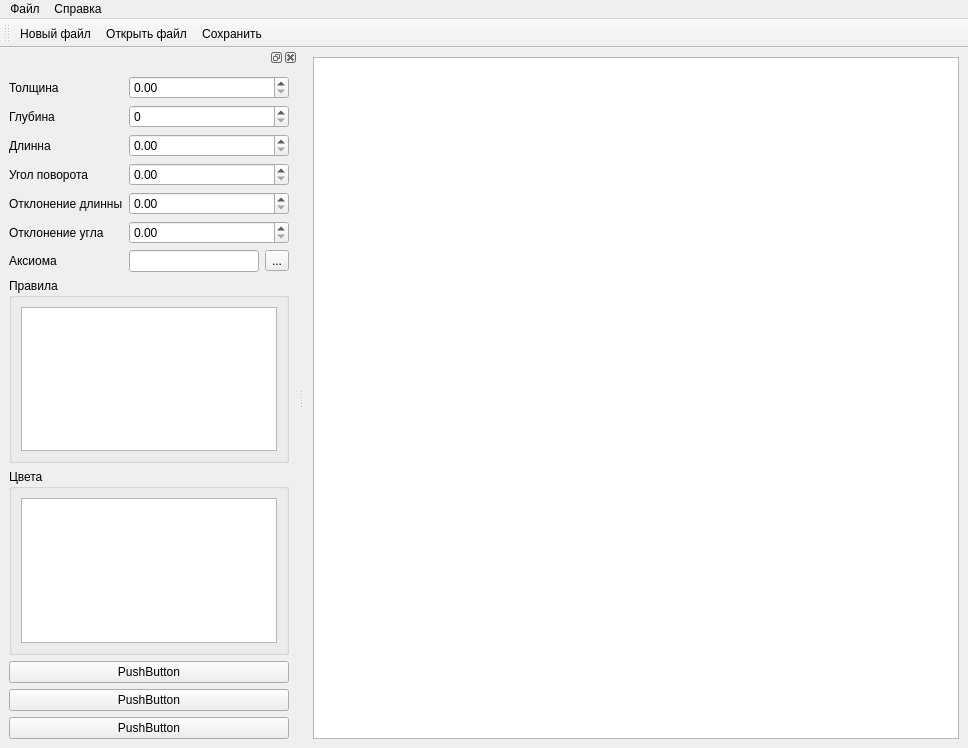
<?xml version="1.0" encoding="UTF-8"?>
<ui version="4.0">
 <class>MainWindow</class>
 <widget class="QMainWindow" name="MainWindow">
  <property name="geometry">
   <rect>
    <x>0</x>
    <y>0</y>
    <width>968</width>
    <height>748</height>
   </rect>
  </property>
  <property name="contextMenuPolicy">
   <enum>Qt::NoContextMenu</enum>
  </property>
  <property name="acceptDrops">
   <bool>false</bool>
  </property>
  <property name="windowTitle">
   <string>MainWindow</string>
  </property>
  <widget class="QWidget" name="central_widget">
   <layout class="QVBoxLayout" name="verticalLayout">
    <item>
     <widget class="QGraphicsView" name="graphics_View"/>
    </item>
   </layout>
  </widget>
  <widget class="QDockWidget" name="dock_Widget">
   <property name="allowedAreas">
    <set>Qt::LeftDockWidgetArea|Qt::RightDockWidgetArea</set>
   </property>
   <attribute name="dockWidgetArea">
    <number>1</number>
   </attribute>
   <widget class="QWidget" name="dock_Widget_Contents">
    <layout class="QVBoxLayout" name="verticalLayout_2">
     <item>
      <layout class="QFormLayout" name="form_layout">
       <item row="0" column="0">
        <widget class="QLabel" name="label_line_width">
         <property name="text">
          <string>Толщина</string>
         </property>
        </widget>
       </item>
       <item row="0" column="1">
        <widget class="QDoubleSpinBox" name="line_width"/>
       </item>
       <item row="1" column="0">
        <widget class="QLabel" name="label">
         <property name="text">
          <string>Глубина</string>
         </property>
        </widget>
       </item>
       <item row="1" column="1">
        <widget class="QSpinBox" name="number_of_iter"/>
       </item>
       <item row="2" column="0">
        <widget class="QLabel" name="label_2">
         <property name="text">
          <string>Длинна</string>
         </property>
        </widget>
       </item>
       <item row="2" column="1">
        <widget class="QDoubleSpinBox" name="line_length"/>
       </item>
       <item row="3" column="0">
        <widget class="QLabel" name="label_3">
         <property name="text">
          <string>Угол поворота</string>
         </property>
        </widget>
       </item>
       <item row="3" column="1">
        <widget class="QDoubleSpinBox" name="rotation_angle"/>
       </item>
       <item row="4" column="0">
        <widget class="QLabel" name="label_4">
         <property name="text">
          <string>Отклонение длинны</string>
         </property>
        </widget>
       </item>
       <item row="4" column="1">
        <widget class="QDoubleSpinBox" name="length_deviation"/>
       </item>
       <item row="5" column="0">
        <widget class="QLabel" name="label_5">
         <property name="text">
          <string>Отклонение угла</string>
         </property>
        </widget>
       </item>
       <item row="5" column="1">
        <widget class="QDoubleSpinBox" name="rotation_angle_deviation"/>
       </item>
       <item row="6" column="0">
        <widget class="QLabel" name="label_6">
         <property name="text">
          <string>Аксиома</string>
         </property>
        </widget>
       </item>
       <item row="6" column="1">
        <layout class="QHBoxLayout" name="horizontalLayout">
         <item>
          <widget class="QLineEdit" name="axiom"/>
         </item>
         <item>
          <widget class="QToolButton" name="text_editing">
           <property name="text">
            <string>...</string>
           </property>
          </widget>
         </item>
        </layout>
       </item>
      </layout>
     </item>
     <item>
      <widget class="QGroupBox" name="groupBox">
       <property name="title">
        <string>Правила</string>
       </property>
       <layout class="QVBoxLayout" name="_3">
        <item>
         <widget class="MText_list_Widget" name="rules_list">
          <property name="contextMenuPolicy">
           <enum>Qt::CustomContextMenu</enum>
          </property>
          <property name="dragDropMode">
           <enum>QAbstractItemView::InternalMove</enum>
          </property>
         </widget>
        </item>
       </layout>
      </widget>
     </item>
     <item>
      <widget class="QGroupBox" name="groupBox_2">
       <property name="title">
        <string>Цвета</string>
       </property>
       <layout class="QVBoxLayout" name="_2">
        <item>
         <widget class="MColor_list_Widget" name="colors_list">
          <property name="contextMenuPolicy">
           <enum>Qt::CustomContextMenu</enum>
          </property>
          <property name="dragDropMode">
           <enum>QAbstractItemView::InternalMove</enum>
          </property>
         </widget>
        </item>
       </layout>
      </widget>
     </item>
     <item>
      <widget class="QPushButton" name="start_button">
       <property name="text">
        <string>PushButton</string>
       </property>
      </widget>
     </item>
     <item>
      <widget class="QPushButton" name="stop_button">
       <property name="text">
        <string>PushButton</string>
       </property>
      </widget>
     </item>
     <item>
      <widget class="QPushButton" name="clear_button">
       <property name="text">
        <string>PushButton</string>
       </property>
      </widget>
     </item>
    </layout>
   </widget>
  </widget>
  <widget class="QMenuBar" name="menuBar">
   <property name="geometry">
    <rect>
     <x>0</x>
     <y>0</y>
     <width>968</width>
     <height>22</height>
    </rect>
   </property>
   <widget class="QMenu" name="file_menu">
    <property name="title">
     <string>Файл</string>
    </property>
    <widget class="QMenu" name="menu_3">
     <property name="title">
      <string>Недавно открытые</string>
     </property>
    </widget>
    <addaction name="action_new_file"/>
    <addaction name="action_open_file"/>
    <addaction name="menu_3"/>
    <addaction name="separator"/>
    <addaction name="action_save_file"/>
    <addaction name="action_save_file_as"/>
    <addaction name="action_save_image"/>
    <addaction name="separator"/>
    <addaction name="action_escape"/>
   </widget>
   <widget class="QMenu" name="about_menu">
    <property name="title">
     <string>Справка</string>
    </property>
    <addaction name="action_about_Qt"/>
   </widget>
   <addaction name="file_menu"/>
   <addaction name="about_menu"/>
  </widget>
  <widget class="QToolBar" name="tool_Bar">
   <property name="windowTitle">
    <string>toolBar</string>
   </property>
   <attribute name="toolBarArea">
    <enum>TopToolBarArea</enum>
   </attribute>
   <attribute name="toolBarBreak">
    <bool>false</bool>
   </attribute>
   <addaction name="action_new_file_2"/>
   <addaction name="action_open_file_2"/>
   <addaction name="action_save_file_2"/>
  </widget>
  <action name="action_open_file">
   <property name="text">
    <string>Открыть</string>
   </property>
  </action>
  <action name="action_save_file">
   <property name="text">
    <string>Сохранить</string>
   </property>
  </action>
  <action name="action_save_file_as">
   <property name="text">
    <string>Сохранить как...</string>
   </property>
  </action>
  <action name="action_save_image">
   <property name="text">
    <string>Сохрнить изображение</string>
   </property>
  </action>
  <action name="action_escape">
   <property name="text">
    <string>Выход</string>
   </property>
   <property name="menuRole">
    <enum>QAction::QuitRole</enum>
   </property>
  </action>
  <action name="action_about_Qt">
   <property name="text">
    <string>О Qt</string>
   </property>
   <property name="menuRole">
    <enum>QAction::AboutQtRole</enum>
   </property>
  </action>
  <action name="action_new_file">
   <property name="text">
    <string>Новый</string>
   </property>
  </action>
  <action name="action_new_file_2">
   <property name="text">
    <string>Новый файл</string>
   </property>
   <property name="toolTip">
    <string>Новый файл</string>
   </property>
  </action>
  <action name="action_open_file_2">
   <property name="text">
    <string>Открыть файл</string>
   </property>
   <property name="toolTip">
    <string>Открыть файл</string>
   </property>
   <property name="menuRole">
    <enum>QAction::TextHeuristicRole</enum>
   </property>
  </action>
  <action name="action_save_file_2">
   <property name="text">
    <string>Сохранить</string>
   </property>
   <property name="toolTip">
    <string>Сохранить</string>
   </property>
  </action>
 </widget>
 <customwidgets>
  <customwidget>
   <class>MText_list_Widget</class>
   <extends>QListWidget</extends>
   <header>MWidgets.MList_Widgets.MText_list_Widget</header>
   <slots>
    <slot>show_menu(QPoint)</slot>
   </slots>
  </customwidget>
  <customwidget>
   <class>MColor_list_Widget</class>
   <extends>QListWidget</extends>
   <header>MWidgets.MList_Widgets.MColor_list_Widget</header>
   <slots>
    <slot>show_menu(QPoint)</slot>
   </slots>
  </customwidget>
 </customwidgets>
 <resources/>
 <connections>
  <connection>
   <sender>rules_list</sender>
   <signal>customContextMenuRequested(QPoint)</signal>
   <receiver>rules_list</receiver>
   <slot>show_menu(QPoint)</slot>
   <hints>
    <hint type="sourcelabel">
     <x>201</x>
     <y>321</y>
    </hint>
    <hint type="destinationlabel">
     <x>201</x>
     <y>363</y>
    </hint>
   </hints>
  </connection>
  <connection>
   <sender>colors_list</sender>
   <signal>customContextMenuRequested(QPoint)</signal>
   <receiver>colors_list</receiver>
   <slot>show_menu(QPoint)</slot>
   <hints>
    <hint type="sourcelabel">
     <x>187</x>
     <y>521</y>
    </hint>
    <hint type="destinationlabel">
     <x>176</x>
     <y>555</y>
    </hint>
   </hints>
  </connection>
 </connections>
</ui>
